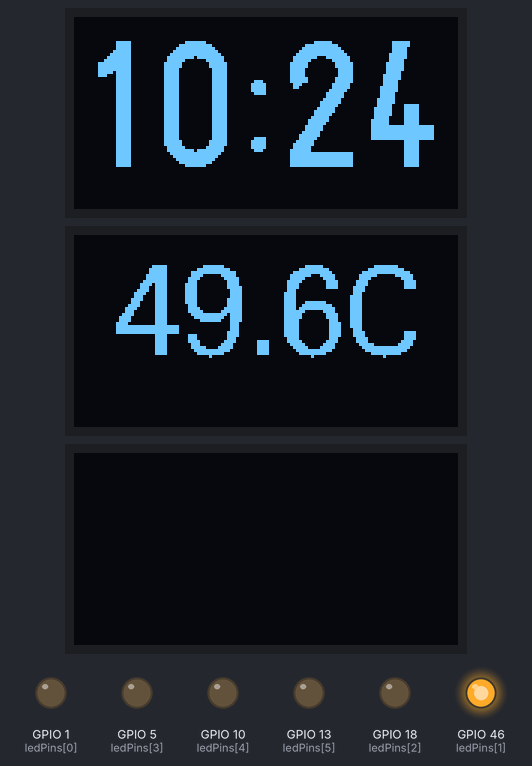
The sketch below on a simulated ESP32. Shown: 3 × 128×64 one-colour display, output pins drawn as LEDs (lit = HIGH). WiFi joins after 1.5 s; servers stay silent unless stated; network time is answered at once with the bench clock; the local clock reads 2024-03-15 10:24:30 at power-on unless the sketch sets it; random numbers use the default seed unless the sketch sets one; what the sketch prints to the serial monitor is not drawn.

Above: at 1.8 s.
At 5.0 s:
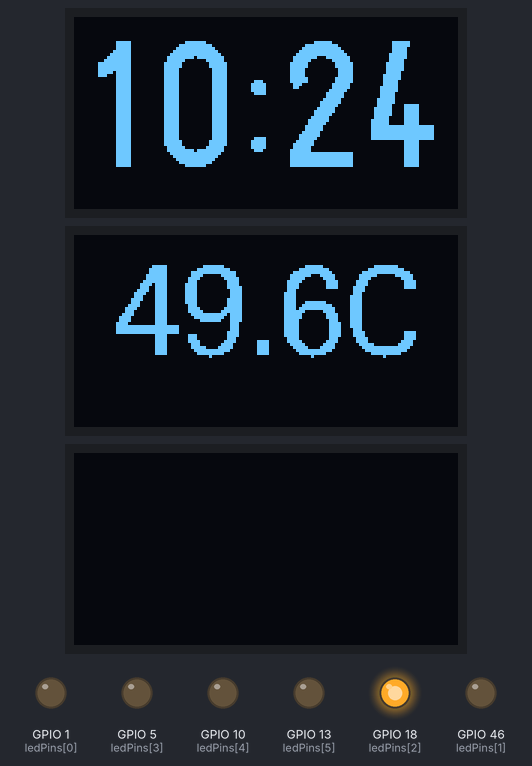
At 10.3 s:
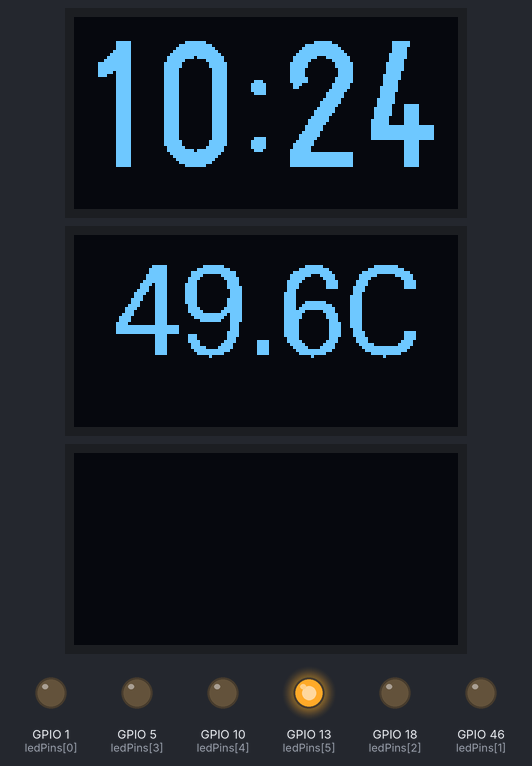
At 20.9 s:
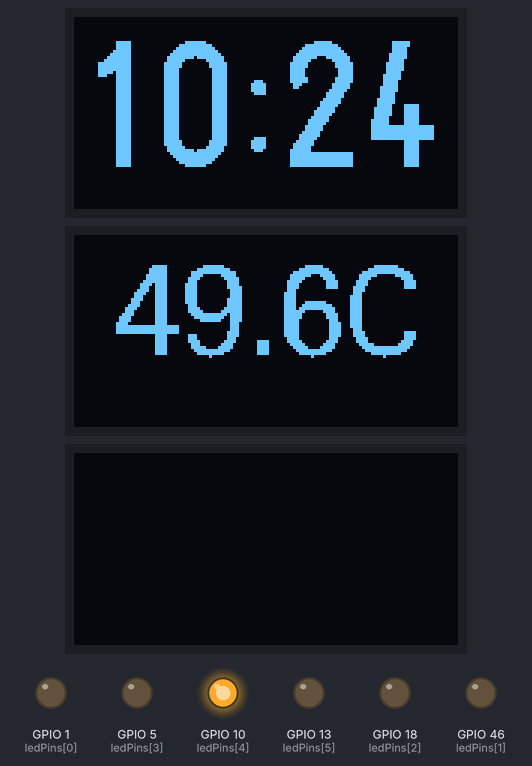
At 30.5 s:
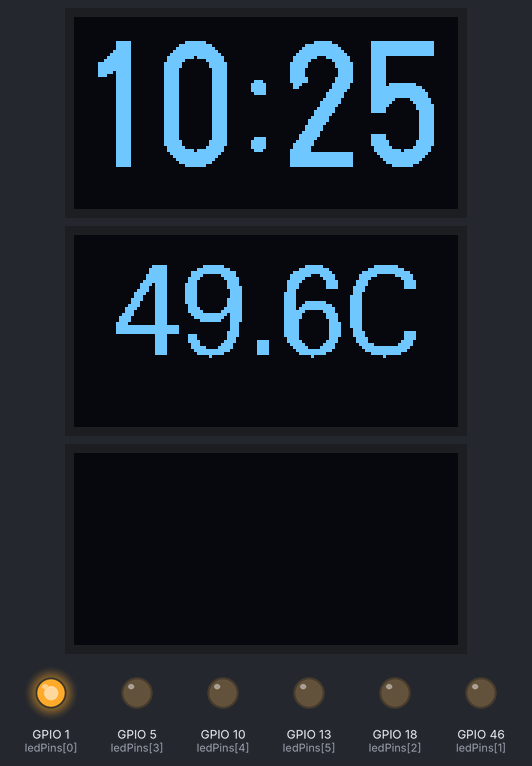
At 38.9 s:
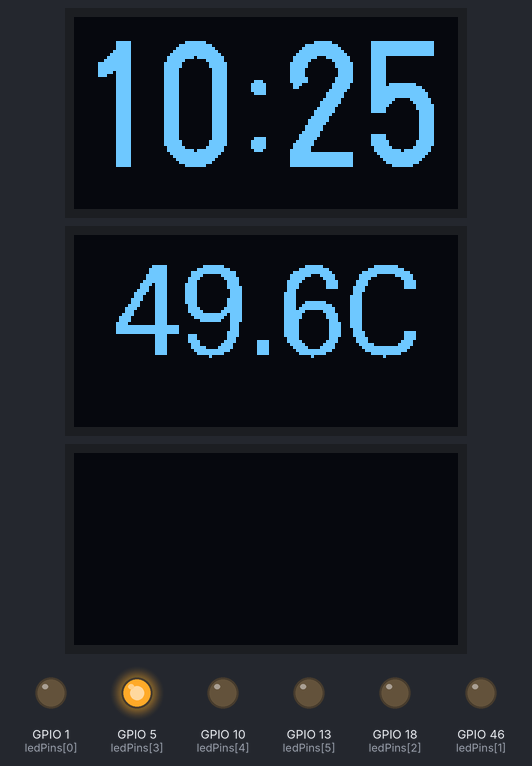
Timing chart, 0 to 40.0 s (numbered marks = the images above):
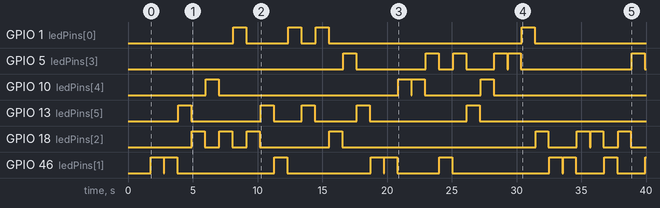

The sketch:

PC_Monitoring.ino
```cpp
#include <Arduino.h>
#include <U8g2lib.h>
#include <WiFi.h>
#include <NTPClient.h>
#include <WiFiUdp.h>
#include <HTTPClient.h>
#include <ArduinoJson.h>
#include <Wire.h>


// Wi-Fi credentials
const char* ssid = "Axiometa";      // Replace with your Wi-Fi SSID
const char* password = "Axiometa";  // Replace with your Wi-Fi password

// OpenWeatherMap API details
const char* apiKey = "398120a2cc77359fa3ec688c24c28022";  // Replace with your OpenWeatherMap API key
const char* city = "Vilnius";                             // Replace with your city
const char* apiUrl = "http://api.openweathermap.org/data/2.5/weather?q=Vilnius&appid=398120a2cc77359fa3ec688c24c28022&units=metric";

// NTP Client setup
WiFiUDP ntpUDP;
const int timeZoneOffset = 7200;  // Replace with your offset in seconds (e.g., 7200 for UTC+2)
TwoWire Wire2 = TwoWire(1);       // Use a unique ID (e.g., 1)

NTPClient timeClient(ntpUDP, "pool.ntp.org", timeZoneOffset, 60000);  // Update every 60 seconds

// Initialize displays
U8G2_SSD1306_128X64_NONAME_F_HW_I2C display1(U8G2_R0, U8X8_PIN_NONE, 48, 47);  // Main time display
U8G2_SSD1306_128X64_NONAME_F_HW_I2C display2(U8G2_R0, U8X8_PIN_NONE, 48, 47);  // Environmental data
U8G2_SSD1306_128X64_NONAME_F_HW_I2C display3(U8G2_R0, U8X8_PIN_NONE, 12, 3);


// Timekeeping variables
bool colonVisible = true;  // Toggle colon visibility
unsigned long lastColonToggle = 0;
const unsigned long colonInterval = 1000;  // Toggle colon every second

// Environmental data update interval
unsigned long lastEnvUpdate = 0;
const unsigned long envUpdateInterval = 60000;  // Update environmental data every 60 seconds

// Variables to store environmental data
float temperature = 0.0;
float feelsLike = 0.0;
float pressure = 0.0;
float windSpeed = 0.0;
int humidity = 0;
String weather = "Loading...";
unsigned long sunrise = 0;
unsigned long sunset = 0;

void setup() {

  // Initialize displays
  display1.setI2CAddress(0x78);
  display1.begin();
  display1.setFont(u8g2_font_logisoso42_tn);
  display1.clearDisplay();

  display2.setI2CAddress(0x7A);
  display2.begin();
  display2.setFont(u8g2_font_ncenB08_tr);
  display2.clearDisplay();

  Wire2.begin(3, 12);  // Start Wire2 with custom SDA (3) and SCL (12)
  display3.setI2CAddress(0x78);
  display3.begin();
  display3.setFont(u8g2_font_ncenB08_tr);
  display3.clearDisplay();

  // Initialize serial communication
  Serial.begin(9600);

  // Connect to Wi-Fi
  WiFi.begin(ssid, password);
  while (WiFi.status() != WL_CONNECTED) {
    delay(500);
    Serial.print(".");
  }
  Serial.println("\nConnected to Wi-Fi!");

  // Initialize NTP client
  timeClient.begin();


  int ledPins[] = { 1, 46, 18, 5, 10, 13 };
  for (int i = 0; i < sizeof(ledPins) / sizeof(ledPins[0]); i++) {
    pinMode(ledPins[i], OUTPUT);
  }
}

void loop() {
  // Update and display time
  displayTime();

  // Update environmental data periodically
  if (millis() - lastEnvUpdate >= envUpdateInterval) {
    lastEnvUpdate = millis();
    fetchEnvironmentalData();
  }

  // Display environmental data
  //displayEnvironmentalData();
  displayCpuTemp(49.6);
  flashRandomLEDs();


  delay(10);  // Small delay for smoother performance
}

void flashRandomLEDs() {
  // Array of LED pins
  int ledPins[] = { 1, 46, 18, 5, 10, 13 };
  int numLeds = sizeof(ledPins) / sizeof(ledPins[0]);

  // Randomly select an LED to toggle
  int randomIndex = random(0, numLeds);  // Generate a random index
  int selectedPin = ledPins[randomIndex];

  // Toggle the selected LED briefly
  digitalWrite(selectedPin, HIGH);
  delay(1000);  // Brief delay (100ms)
  digitalWrite(selectedPin, LOW);
}


void displayTime() {
  // Update time from NTP
  timeClient.update();
  int hours = timeClient.getHours();
  int minutes = timeClient.getMinutes();

  // Toggle colon visibility
  if (millis() - lastColonToggle >= colonInterval) {
    colonVisible = !colonVisible;
    lastColonToggle = millis();
  }

  // Display hours and minutes
  display1.clearBuffer();
  char timeStr[6];
  sprintf(timeStr, colonVisible ? "%02d:%02d" : "%02d:%02d", hours, minutes);
  display1.setCursor(0, 50);
  display1.print(timeStr);
  display1.sendBuffer();
}

void fetchEnvironmentalData() {
  if (WiFi.status() == WL_CONNECTED) {
    HTTPClient http;
    http.begin(apiUrl);

    int httpCode = http.GET();
    if (httpCode > 0 && httpCode == HTTP_CODE_OK) {
      String payload = http.getString();

      // Parse JSON data
      StaticJsonDocument<1024> doc;
      DeserializationError error = deserializeJson(doc, payload);

      if (!error) {
        // Extract relevant data
        temperature = doc["main"]["temp"];                                     // Temperature in Celsius
        feelsLike = doc["main"]["feels_like"];                                 // Feels like temperature
        pressure = doc["main"]["pressure"];                                    // Atmospheric pressure
        humidity = doc["main"]["humidity"];                                    // Humidity in percentage
        windSpeed = doc["wind"]["speed"];                                      // Wind speed in m/s
        weather = String(doc["weather"][0]["description"].as<const char*>());  // Weather
        sunrise = doc["sys"]["sunrise"];                                       // Sunrise time (UTC)
        sunset = doc["sys"]["sunset"];                                         // Sunset time (UTC)

        Serial.println("Environmental data updated!");
      } else {
        Serial.println("JSON parsing failed!");
      }
    } else {
      Serial.println("HTTP request failed!");
    }

    http.end();
  } else {
    Serial.println("Wi-Fi disconnected!");
  }
}


void displayCpuTemp(float temperature) {
  display2.clearBuffer();

  // Set font for large text
  display2.setFont(u8g2_font_fur30_tf);  // Large font for visibility

  // Convert temperature to a string
  String tempText = String(temperature, 1) + "C";

  // Center the text on the display
  const int screenWidth = 128;  // Display width in pixels
  int textWidth = display2.getStrWidth(tempText.c_str());
  int startX = (screenWidth - textWidth) / 2;  // Calculate horizontal starting position

  // Set cursor and display temperature
  display2.setCursor(startX, 40);  // Adjust Y position as needed
  display2.print(tempText);

  display2.sendBuffer();
}
```

Measured:
- by itself, GPIO 1 (ledPins[0]): LOW → HIGH at 8.1 s, → LOW 1.0 s later, → HIGH 3.2 s later, → LOW 1.0 s later, … (8 changes in this stretch)
- by itself, GPIO 5 (ledPins[3]): LOW → HIGH at 16.6 s, → LOW 1.0 s later, → HIGH 5.4 s later, → LOW 1.0 s later, … (12 changes in this stretch)
- by itself, GPIO 13 (ledPins[5]): LOW → HIGH at 3.9 s, → LOW 1.0 s later, → HIGH 5.4 s later, → LOW 1.0 s later, … (10 changes in this stretch)
- by itself, GPIO 18 (ledPins[2]): LOW → HIGH at 4.9 s, → LOW 1.0 s later, → HIGH 1.1 s later, → LOW 1.0 s later, … (16 changes in this stretch)
